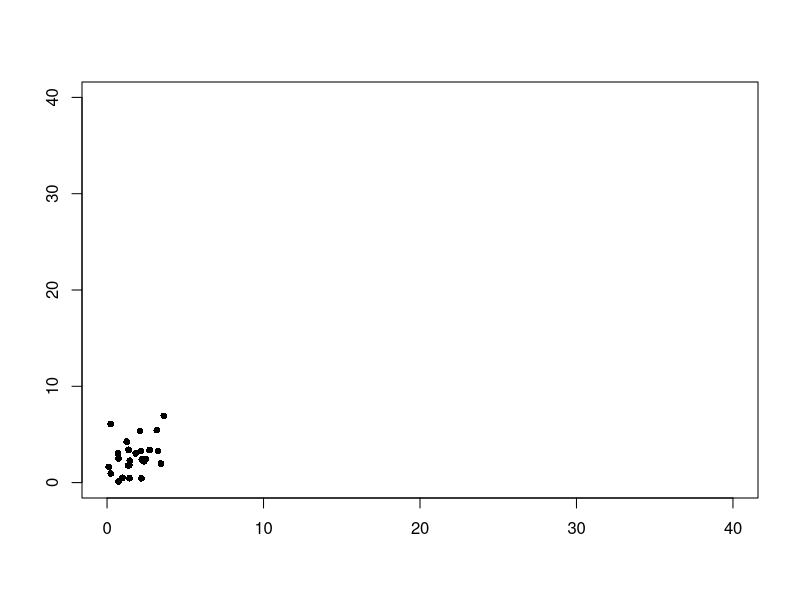

This figure's R source: (Note: this script raises an error after producing the figure.)
## ---- chunk 1
library(readxl) #for reading excel
## ---- chunk 2
angles <- as.data.frame(read_excel("angles.xlsx"))

numcolmax <- length(angles[1, ]) #original number of columns


#Dataframe for asymmetries, named after the left landmark

asym_angles <- angles[ , 1]
for (landmark in 1:3) {
   asym_angles <- as.data.frame(cbind(asym_angles, as.vector(abs(angles[, (2*landmark)] - angles[, (2*landmark + 1)]))))
}

names(asym_angles) <- names(angles[ , c(1, seq(2, 6, by = 2))])

## ---- chunk 3

for (landmark_plot in 1:3){
  plot(angles[ , 2*landmark_plot], angles[ , 2*landmark_plot + 1], #plots points
       ylim = c(0,40), xlim = c(0,40), #axis
       ylab = "Right Side", xlab = "Left Side", main = names(asym)[landmark_plot + 1], #labels
       pch = 16, cex = .9) #point shape and size
  
  abline(a = 0, b = 1, lty = 2, col = "green") #dotted lines (lty = 2) with slope 'b' and y-intercept 'a'
  abline(a = 5, b = 1, lty = 2, col = "orange")
  abline(a = 15, b = 1, lty = 2, col = "red")
  abline(a = -5, b = 1, lty = 2, col = "orange")
  abline(a = -15, b = 1, lty = 2, col = "red")
}

## ---- chunk 4
for(landmark in 1:3){
  print(t.test(asym_angles[ , landmark + 1], alternative = "greater",
         mu = 5)$p.value) #This '1' is the value that you may want to change depending on what you would like to test
  print(t.test(asym_angles[ , landmark + 1])$conf.int[c(1,2)])
}

## ---- chunk 5
demographics <- as.data.frame(read_excel("demographics.xlsx"))

demographics[ , 4] <- as.factor(demographics[ , 4])
demographics[ , 5] <- as.factor(demographics[ , 5])
demographics[ , 7] <- as.factor(demographics[ , 7])
demographics[ , 8] <- as.factor(demographics[ , 8])
demographics[ , 9] <- as.factor(demographics[ , 9])
demographics[ , 10] <- as.factor(demographics[ , 10])

demographics <- cbind(demographics, asym_angles)

## ---- chunk 6

# M = cor(removed_NA_patients[,-c(1,11, 4, 5, 7, 8, 9, 10)]) #removing patient identifiers and categorical variables
# corrplot(M, method = 'color', order = 'FPC', type = 'lower', diag = FALSE)


## ---- chunk 7


pvalues_coeff <- vector(mode = "numeric", length = 10)
coeff <- vector(mode = "numeric", length = 10)

for (landmark in 12:14) {

  small_dataset <- demographics[ , c(2:10)]
  first_model <- lm(demographics[, landmark] ~ . + `T1 age`:`T2 age`-`PMD right`-`right posterior TAD # cortices`, data = small_dataset)

  print(summary(first_model))
  
  pvalues_coeff <- cbind(pvalues_coeff, summary(first_model)$coefficients[,4])
  
  coeff <- cbind(coeff, summary(first_model)$coefficients[,1])
  
}

rowSums(pvalues_coeff)
rowSums(coeff)/3

## ---- chunk 8
pvalues_coeff <- vector(mode = "numeric", length = 7)

coeff <- vector(mode = "numeric", length = 7)

for (landmark in 12:14) {

  small_dataset <- demographics[ , c(2:10)]
  first_model <- lm(demographics[, landmark] ~ . -`T1 age`-`T2 age`-`PMD right`-`right posterior TAD # cortices`, data = small_dataset)

  print(summary(first_model))
  
  pvalues_coeff <- cbind(pvalues_coeff, summary(first_model)$coefficients[,4])
  
  coeff <- cbind(coeff, summary(first_model)$coefficients[,1])
  
  
}

rowSums(pvalues_coeff)

rowSums(coeff)/3

